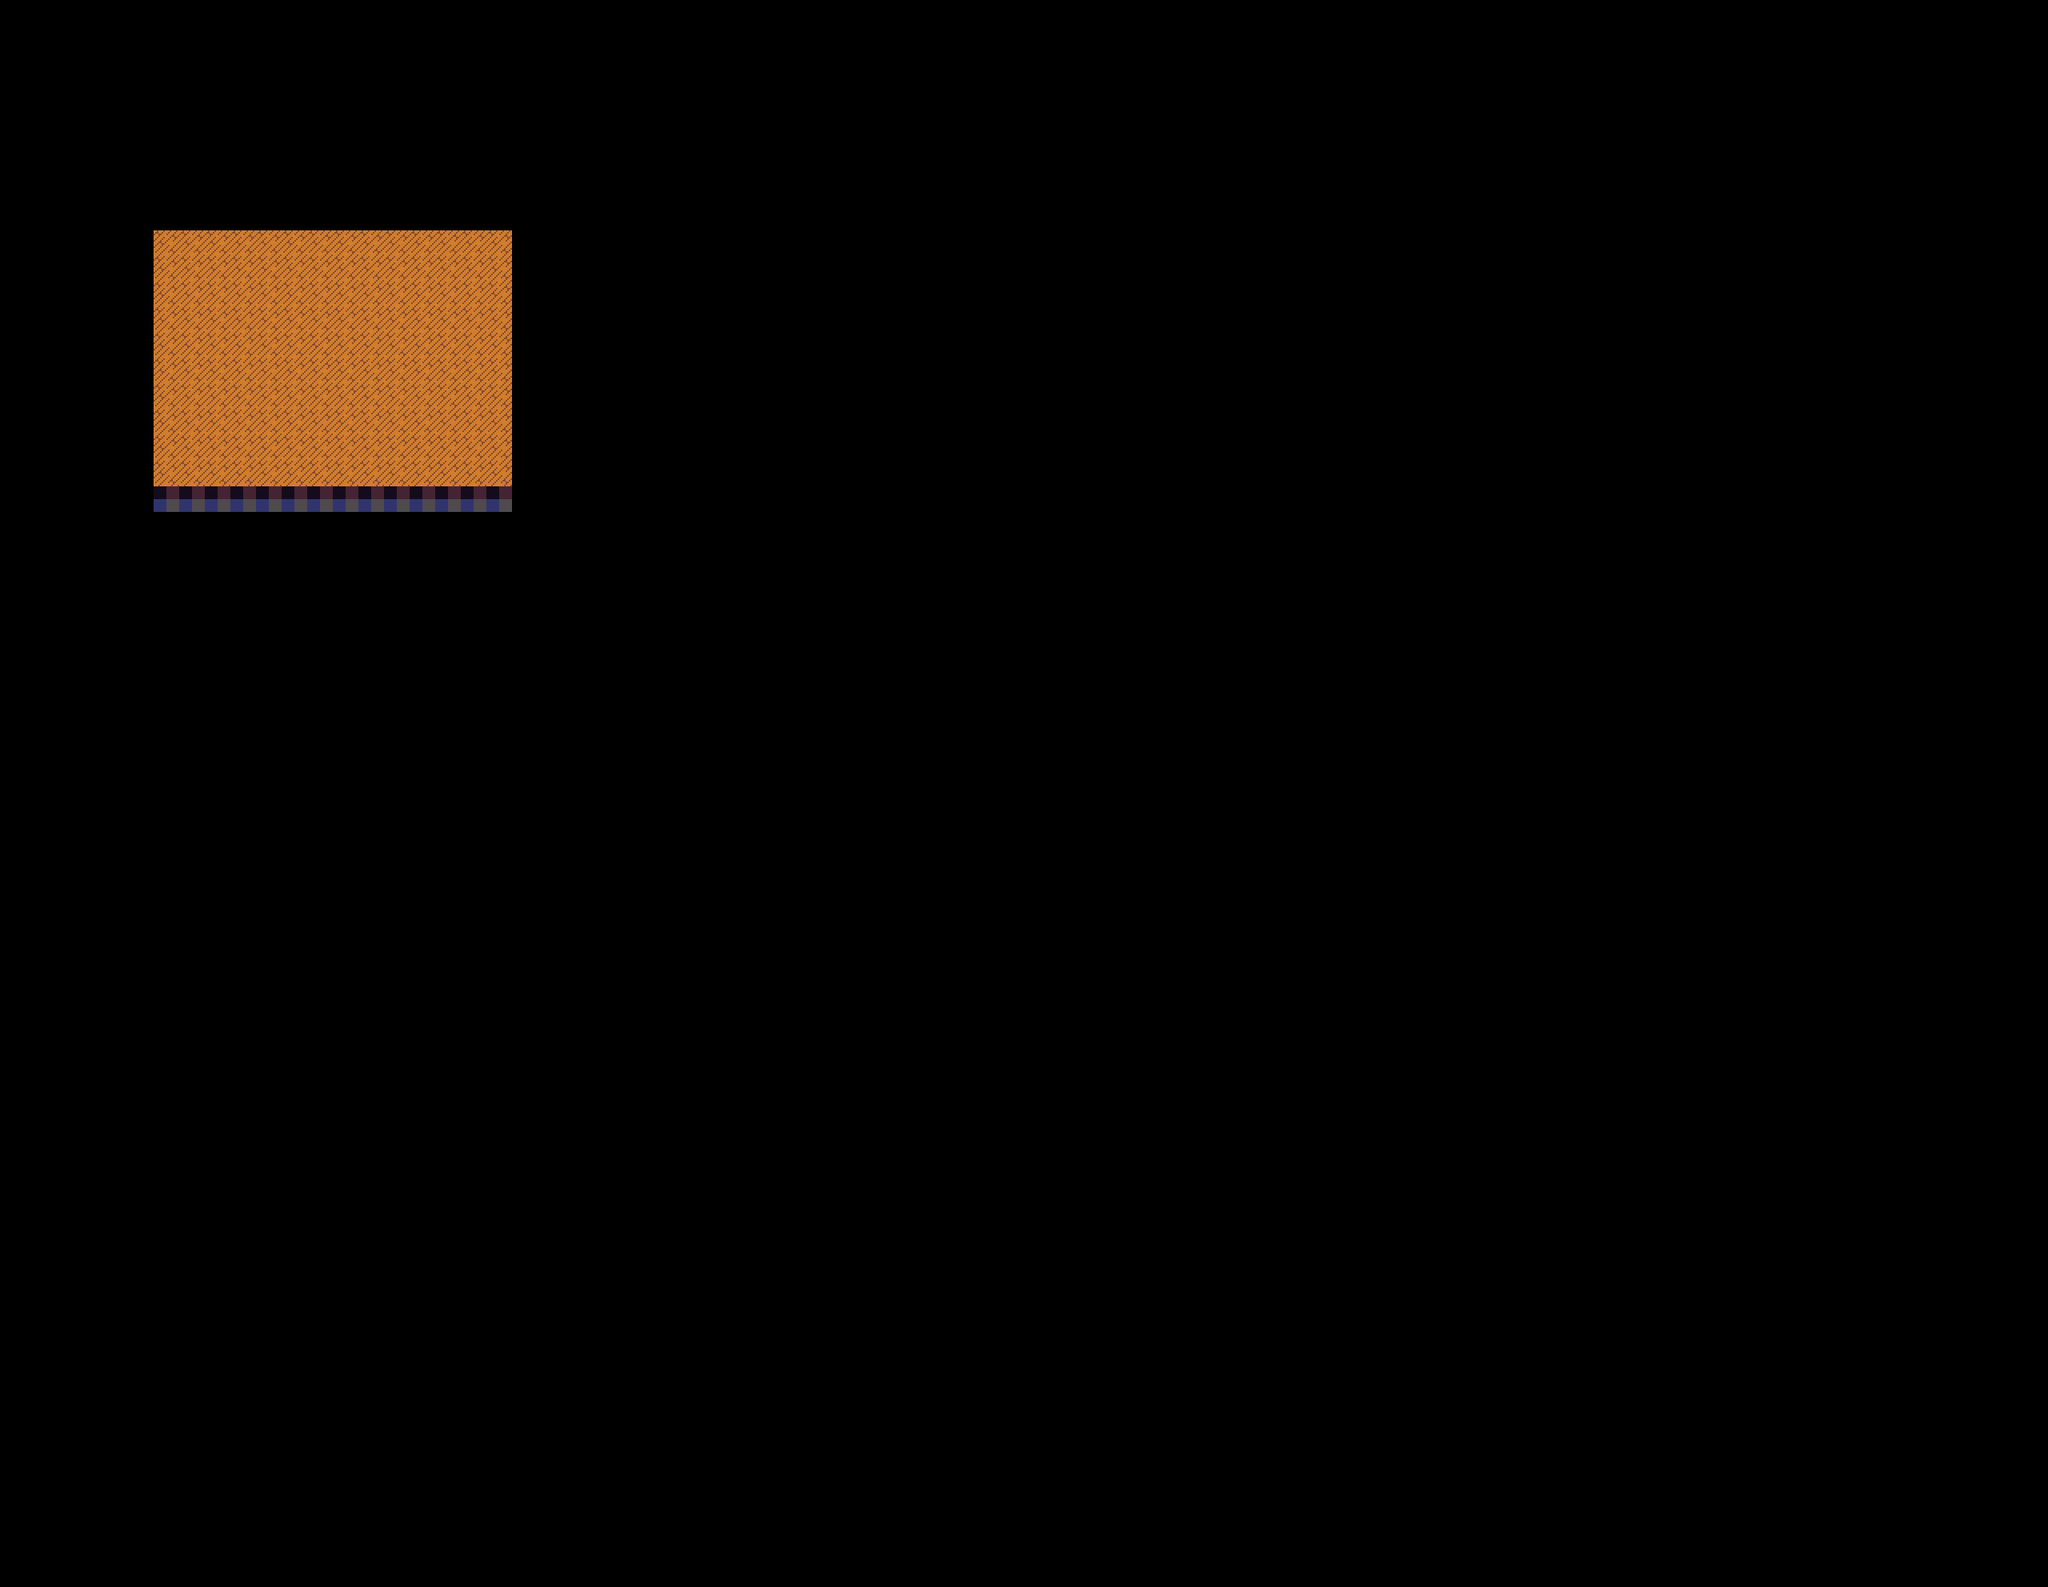

A 2D game scene composited from a Tiled map and its tileset images. What follows is a short description and the map's XML, with each tile layer's data collapsed to a summary:
An orthogonal 80x62 tile map with 32x32 px tiles, 2 tile layers (tiles-solid, tiles-bg).

<map version="1.0" tiledversion="1.1.5" orientation="orthogonal" renderorder="right-down" width="80" height="62" tilewidth="32" tileheight="32" infinite="0" nextobjectid="1">
 <tileset firstgid="1" source="earthMap3.tsx" />
 <layer name="tiles-solid" width="80" height="62">
  <properties>
   <property name="solid" type="int" value="1" />
  </properties>
  <data>[4960 cells, 22 non-empty, 2 distinct tile ids]</data>
 </layer>
 <layer name="tiles-bg" width="80" height="62">
  <properties>
   <property name="solid" type="int" value="0" />
  </properties>
  <data>[4960 cells, 140 non-empty, 1 distinct tile ids]</data>
 </layer>
</map>
